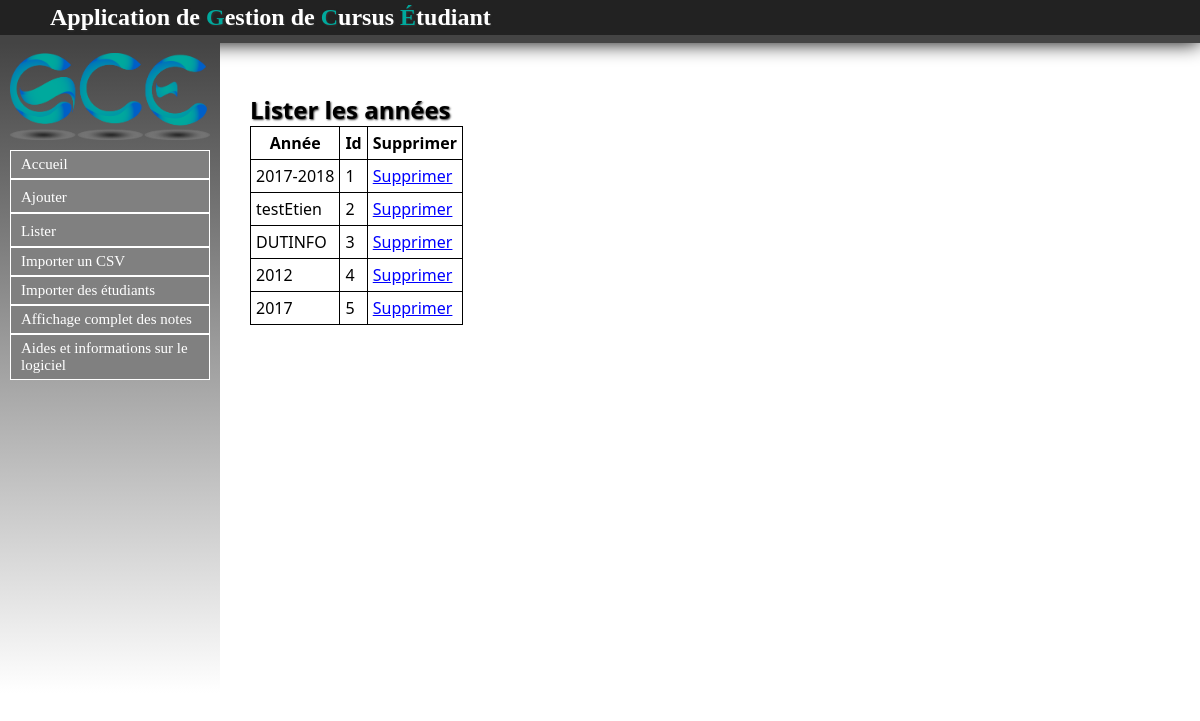
The app's page /Annee/listerAnnees with its own data.
### Annee/models.py (models this page shows, shortened)
class Annee(models.Model):
	intitule = models.CharField(max_length=9,null=False)

### Annee/views.py (the view)
def listerAnnees(request):
	annees = Annee.objects.all()
	return render(request, 'contenu_html/listerAnnees.html', locals())

### Annee/templates/contenu_html/listerAnnees.html (shortened to what this page needs)
{% extends "templates/base.html" %}
{% block content %}
<h1>Lister les années</h1>
{% if not annees %}
	<p>Pas d'années dans la base</p>
{% else %}
	<table>
	<tr>
		<th>Année</th>
		<th>Id</th>
		<th>Supprimer</th>
	</tr>
{% endif %}
{% for annee in annees %}
	<tr>
		<td>{{ annee.intitule }}</td>
		<td>{{ annee.id }}</td>
		<td><a href="supprann/{{ annee.id }}">Supprimer</a></td>
	</tr>
{% endfor %}
</table>
{% endblock %}

### static/css/stylesheet.css (style rules this page uses)
a { color:#222222; text-decoration: none; }
table a { color: blue; text-decoration: underline; }
html,body { height: 100%; }
body { font-family: "Segoe UI", Verdana, serif; font-size:12pt; margin:0; padding:0; }
h1 { text-shadow:1px 1px 2px #333333; text-align: left; color:white; margin:0px; margin-left: 50px; font-size: 1.5em; }
table { border:1px solid black; border-collapse : collapse; }
#main h1 { color: black; }
table { margin-left: 50px; }
td, th { padding: 5px; border:1px solid black; }

### records on screen
Annee: intitule "2017-2018", id "1"
Annee: intitule "testEtien", id "2"
Annee: intitule "DUTINFO", id "3"
Annee: intitule "2012", id "4"
Annee: intitule "2017", id "5"
